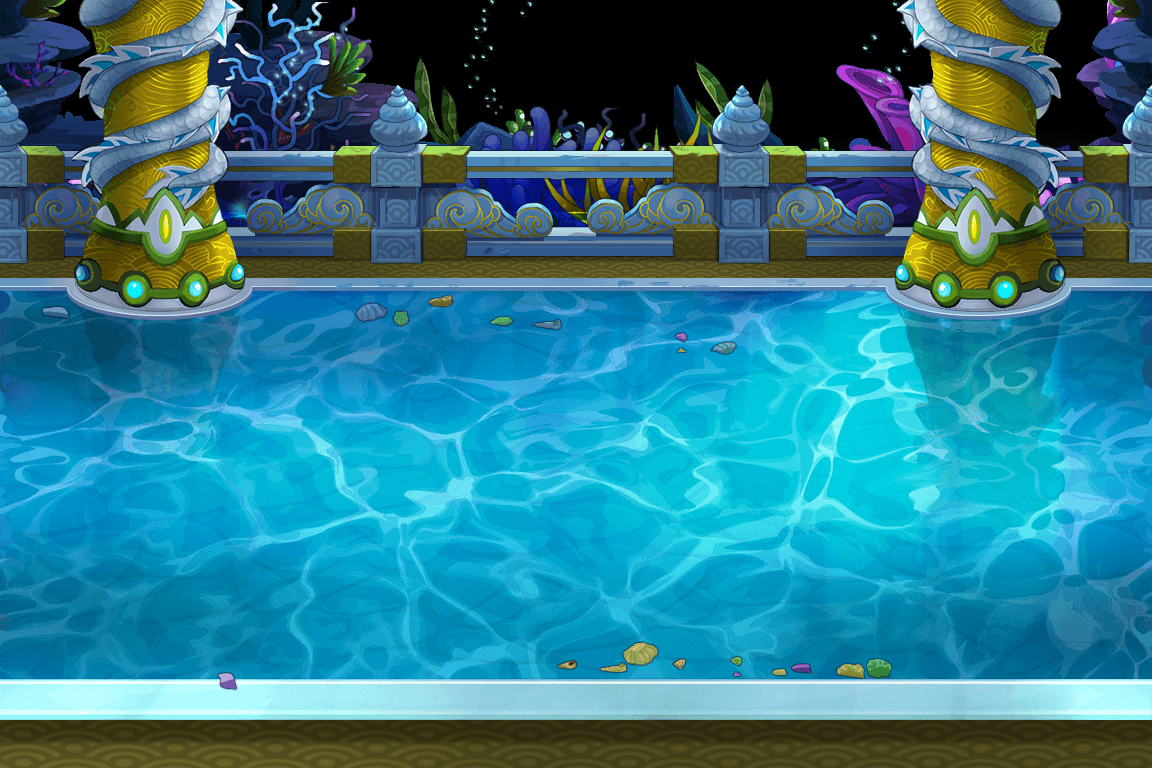

Below is a game level as drawn by its tile map, then a one-line description and the .tmx that defines it (tile-layer data replaced by summaries):
An orthogonal 9x6 tile map with 128x128 px tiles, 1 tile layer (Map11_Basetile01).

<map version="1.0" orientation="orthogonal" width="9" height="6" tilewidth="128" tileheight="128">
 <tileset firstgid="1" name="Map11_Basetile01" tilewidth="128" tileheight="128">
  <image source="Map11_Basetile01.png" width="1152" height="768" />
 </tileset>
 <layer name="Map11_Basetile01" width="9" height="6">
  <data>[54 cells, 54 non-empty, 54 distinct tile ids]</data>
 </layer>
</map>